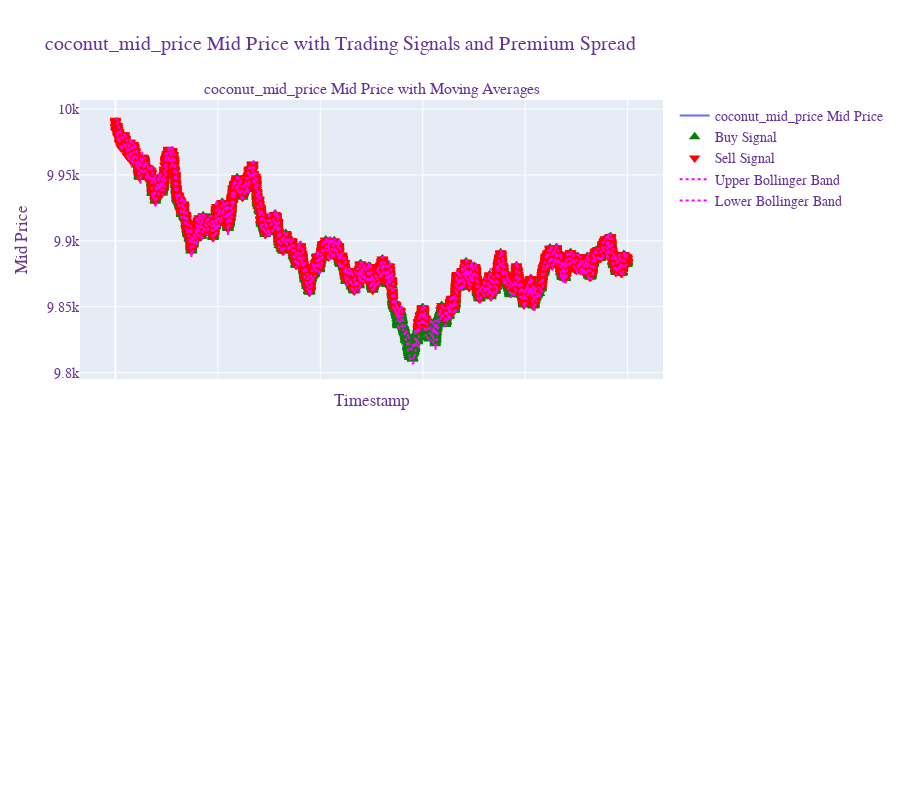

The notebook cell this image was saved under:
### Code cell
import plotly.graph_objects as go
from plotly.subplots import make_subplots

# Create a subplot layout: 2 rows, 1 column
fig = make_subplots(
    rows=2,
    cols=1,
    shared_xaxes=True,
    vertical_spacing=0.1,  # Adjust space between plots
    subplot_titles=(
        f"{BASE_ASSET} Mid Price with Moving Averages",
    ),
)

# Add the main price chart to the first subplot
fig.add_trace(
    go.Scatter(
        x=df["timestamp"],
        y=df[BASE_ASSET],
        mode="lines",
        name=f"{BASE_ASSET} Mid Price",
    ),
    row=1,
    col=1,
)

# # Adding moving averages
# fig.add_trace(
#     go.Scatter(
#         x=df["timestamp"],
#         y=df["MA_SHORT"],
#         mode="lines",
#         name="SHORT MA",
#         line=dict(color="blue", dash="dash"),  # Blue dashed line
#     ),
#     row=1,
#     col=1,
# )

# fig.add_trace(
#     go.Scatter(
#         x=df["timestamp"],
#         y=df["MA_LONG"],
#         mode="lines",
#         name="LONG MA",
#         line=dict(color="green", dash="dash"),  # Green dashed line
#     ),
#     row=1,
#     col=1,
# )

fig.add_trace(
    go.Scatter(
        x=df[df["Buy_signal"]]["timestamp"],
        y=df[df["Buy_signal"]][BASE_ASSET],
        mode="markers",
        marker=dict(color="green", size=10, symbol="triangle-up"),
        name="Buy Signal",
    ),
    row=1,
    col=1,
)

fig.add_trace(
    go.Scatter(
        x=df[df["Sell_signal"]]["timestamp"],
        y=df[df["Sell_signal"]][BASE_ASSET],
        mode="markers",
        marker=dict(color="red", size=10, symbol="triangle-down"),
        name="Sell Signal",
    ),
    row=1,
    col=1,
)

# Adding Bollinger Upper and Lower Bands
fig.add_trace(
    go.Scatter(
        x=df["timestamp"],
        y=df["upper_band"],
        mode="lines",
        name="Upper Bollinger Band",
        line=dict(color="magenta", dash="dot"),  # Magenta dotted line for upper band
    ),
    row=1,
    col=1,
)

fig.add_trace(
    go.Scatter(
        x=df["timestamp"],
        y=df["lower_band"],
        mode="lines",
        name="Lower Bollinger Band",
        line=dict(color="magenta", dash="dot"),  # Same style as upper band
    ),
    row=1,
    col=1,
)



# Update layout for better visual alignment and readability
fig.update_layout(
    title=f"{BASE_ASSET} Mid Price with Trading Signals and Premium Spread",
    xaxis_title="Timestamp",
    yaxis_title="Mid Price",
    showlegend=True,
    height=800,  # Adjust the height to accommodate both plots
    font=dict(family="Courier New, monospace", size=14, color="RebeccaPurple"),
)

fig.show()

### Figure 1 — Plotly figure (JSON) as saved in the notebook; plotly's stock layout.template omitted (floating-point values rounded to 4 significant figures; data arrays with more than 128 entries replaced by an {"elided": "..."} marker saying what was removed)
{"data": [{"mode": "lines", "name": "coconut_mid_price Mid Price", "type": "scatter", "x": {"elided": "10000 int values"}, "xaxis": "x", "y": {"elided": "10000 float values"}, "yaxis": "y"}, {"marker": {"color": "green", "size": 10, "symbol": "triangle-up"}, "mode": "markers", "name": "Buy Signal", "type": "scatter", "x": {"elided": "9000 int values"}, "xaxis": "x", "y": {"elided": "9000 float values"}, "yaxis": "y"}, {"marker": {"color": "red", "size": 10, "symbol": "triangle-down"}, "mode": "markers", "name": "Sell Signal", "type": "scatter", "x": {"elided": "9000 int values"}, "xaxis": "x", "y": {"elided": "9000 float values"}, "yaxis": "y"}, {"line": {"color": "magenta", "dash": "dot"}, "mode": "lines", "name": "Upper Bollinger Band", "type": "scatter", "x": {"elided": "10000 int values"}, "xaxis": "x", "y": {"elided": "10000 float values"}, "yaxis": "y"}, {"line": {"color": "magenta", "dash": "dot"}, "mode": "lines", "name": "Lower Bollinger Band", "type": "scatter", "x": {"elided": "10000 int values"}, "xaxis": "x", "y": {"elided": "10000 float values"}, "yaxis": "y"}], "layout": {"annotations": [{"font": {"size": 16}, "showarrow": false, "text": "coconut_mid_price Mid Price with Moving Averages", "x": 0.5, "xanchor": "center", "xref": "paper", "y": 1, "yanchor": "bottom", "yref": "paper"}], "font": {"color": "RebeccaPurple", "family": "Courier New, monospace", "size": 14}, "height": 800, "showlegend": true, "title": {"text": "coconut_mid_price Mid Price with Trading Signals and Premium Spread"}, "xaxis": {"anchor": "y", "domain": [0, 1], "matches": "x2", "showticklabels": false, "title": {"text": "Timestamp"}}, "xaxis2": {"anchor": "y2", "domain": [0, 1]}, "yaxis": {"anchor": "x", "domain": [0.55, 1], "title": {"text": "Mid Price"}}, "yaxis2": {"anchor": "x2", "domain": [0, 0.45]}}}
